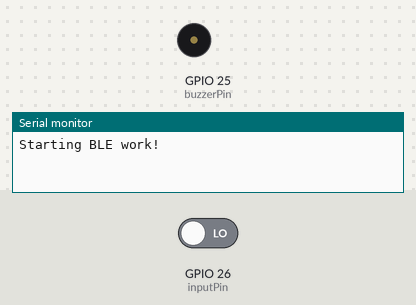
Simulated run of this program. Board: ESP32. On the bench: buzzer (waves = sounding, pin HIGH), the last lines printed to the serial monitor. Inputs (shaded band) come from the test bench; at power-on: GPIO 26 (inputPin) LOW. Nothing arrives over Bluetooth unless stated; a phone connects over Bluetooth LE 3 s after start.

Above: at 1.2 s.
1.3 s: GPIO 26 (inputPin) driven HIGH
At 2.65 s:
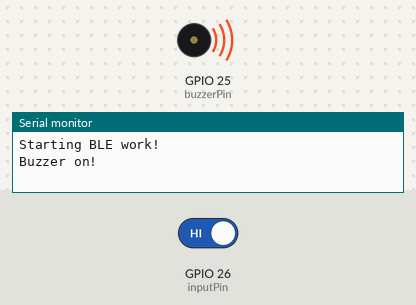
Timing chart, 0 to 10.3 s (numbered marks = the images above; inputs shaded):
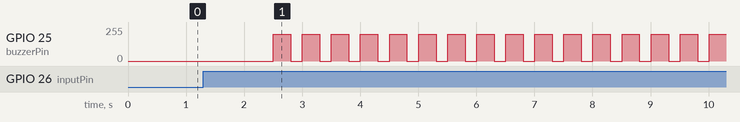

Measured:
- after the input at 1.3 s, GPIO 25 (buzzerPin): alternates 200/255 for 0.30 s and 0/255 for 0.20 s, starting after 1.2 s

The program:

main.cpp
```cpp
#include <Arduino.h>
#include <Wire.h>
#include <BLEDevice.h>
#include <BLEUtils.h>
#include <BLEServer.h>

#define BUZZTIMEMS 15000
#define SLEEPTIMESECS 20
#define SERVICE_UUID        "4fafc201-1fb5-459e-8fcc-c5c9c331914b"
#define CHARACTERISTIC_UUID "beb5483e-36e1-4688-b7f5-ea07361b26a8"

BLEServer *pServer;
BLEService *pService;
BLECharacteristic *pCharacteristic;

/* FOR PIR SENSOR */
int buzzerPin = 25;
int inputPin = 26;
int val = 0;
bool active = false;
unsigned long timeActiveStart;

void setup() {
    Serial.begin(9600);
    pinMode(buzzerPin, OUTPUT);
    pinMode(inputPin, INPUT);
    timeActiveStart = millis();

    BLEDevice::init("SDSUCS");
    pServer = BLEDevice::createServer();
    pService = pServer->createService(SERVICE_UUID);
    pCharacteristic = pService->createCharacteristic(
                                            CHARACTERISTIC_UUID,
                                            BLECharacteristic::PROPERTY_READ |
                                            BLECharacteristic::PROPERTY_WRITE |
                                            BLECharacteristic::PROPERTY_NOTIFY
                                            );
    pCharacteristic->setValue("Server Example -- SDSU IOT");
    pService->start();
    BLEAdvertising *pAdvertising = BLEDevice::getAdvertising();
    pAdvertising->addServiceUUID(SERVICE_UUID);
    pAdvertising->setScanResponse(true);
    pAdvertising->setMinPreferred(0x0);
    pAdvertising->setMinPreferred(0x12);
    BLEDevice::startAdvertising();
    pCharacteristic->notify();
    Serial.println("Starting BLE work!");
}

void loop(){

    // Read PIR sensor
    val = digitalRead(inputPin);

    // turn off buzzer if 5 seconds passed since turning on
    if ((millis() - timeActiveStart > BUZZTIMEMS) && active){
        active = false;
        Serial.println("Buzzer off");
        analogWrite(buzzerPin, 0);
        sleep(SLEEPTIMESECS);
        BLEDevice::startAdvertising();
    }

    //if buzzer off and motion detected, turn it on
    if (val == HIGH && !active)
    {
        active = true;
        timeActiveStart = millis();
        Serial.println("Buzzer on!");
        pCharacteristic->setValue("motion");
        pCharacteristic->notify();
        delay(1000);
        pCharacteristic->setValue("no motion");
        pCharacteristic->notify();
    }
    if ((millis() % 500 < 250) && active){
        analogWrite(buzzerPin, 200);
    }
    else {
        analogWrite(buzzerPin, 0);
    }
    delay(100);
}
```
